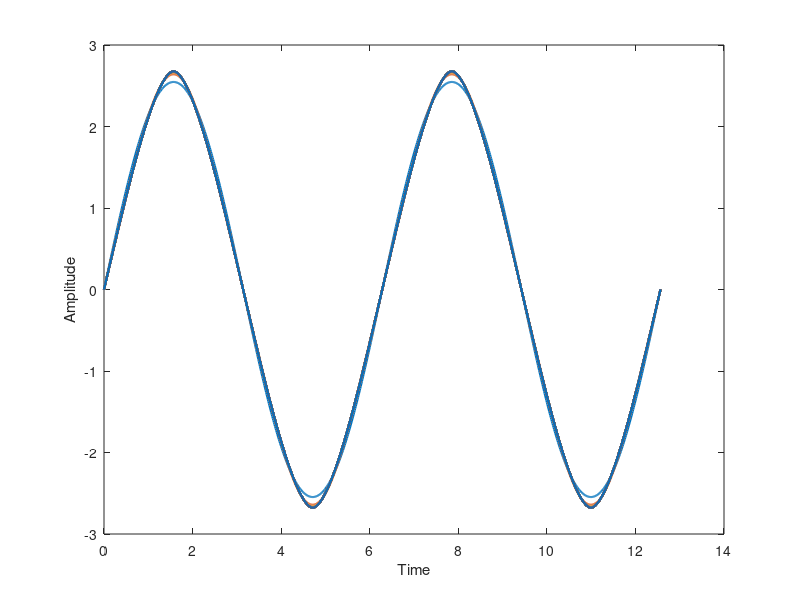
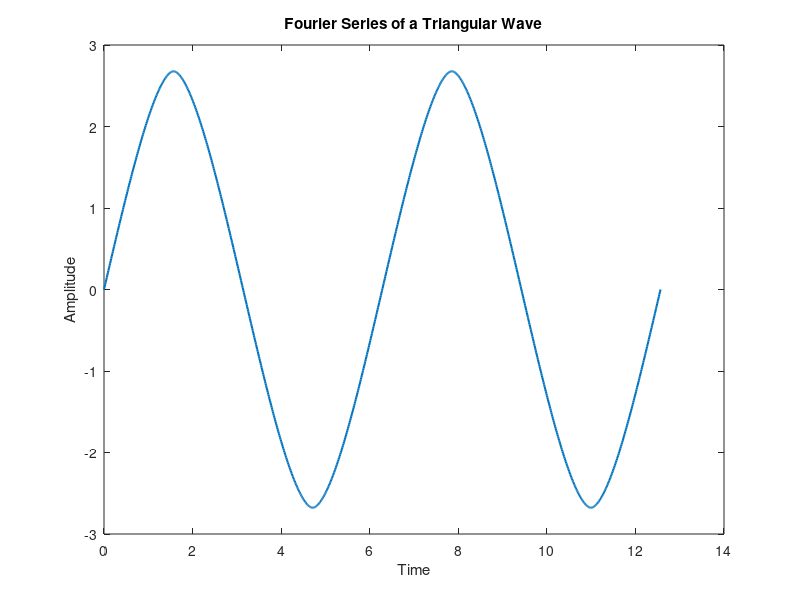

Write MATLAB code to recreate these figures, in order.
clc;
close all;
clear all;

T=2*pi;
t=linspace(0,4*pi,1000);
N=100;
w=2*pi/T;

tr_wave=zeros(size(t));

for n=1:N
    if mod(n,2)==1
        tr_wave=tr_wave + (8/(n*pi))*((-1)^((n-1)/2)/(n^2))*sin(n*w*t);
        plot(t,tr_wave,"LineWidth",1.5);
        xlabel("Time");
        ylabel("Amplitude");
        hold on;
    end
end

figure(2),
plot(t,tr_wave,"LineWidth",1.5);
xlabel("Time");
ylabel("Amplitude");
title("Fourier Series of a Triangular Wave");
